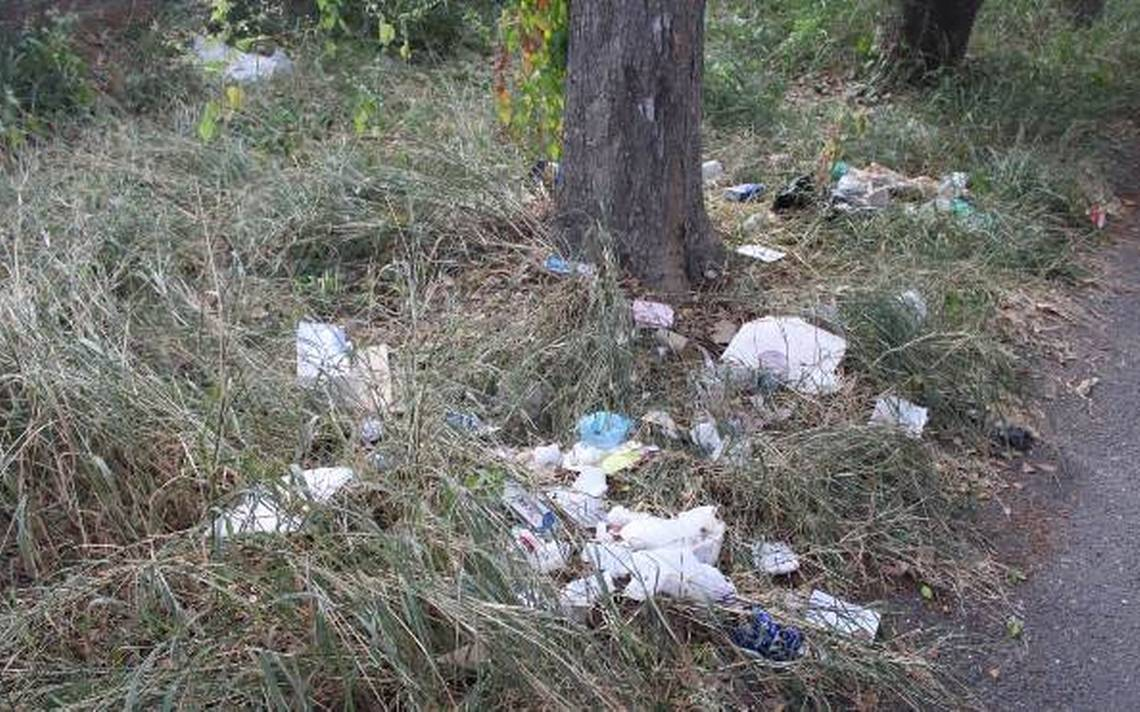
#> input picture ~Legacy/CALLEBASURA.jpg, 1140 x 712 px
$ python Filtro_Media.py
#> lines starting #> are read from the running program, lines starting #| are printed output that depends on the picture
import cv2
import numpy as np
from matplotlib import pyplot as plt


imagenEntrada='CALLEBASURA.jpg'
imagenSalida= imagenEntrada.replace('.jpg', '_Filtro_Media.jpg')

def filtro_media(imagen, tamaño_ventana):
    # Aplicar el filtro de media utilizando la función cv2.blur
    imagen_filtrada = cv2.blur(imagen, (tamaño_ventana, tamaño_ventana))
    return imagen_filtrada

# Cargar la imagen
imagen = cv2.imread(imagenEntrada, cv2.IMREAD_GRAYSCALE)
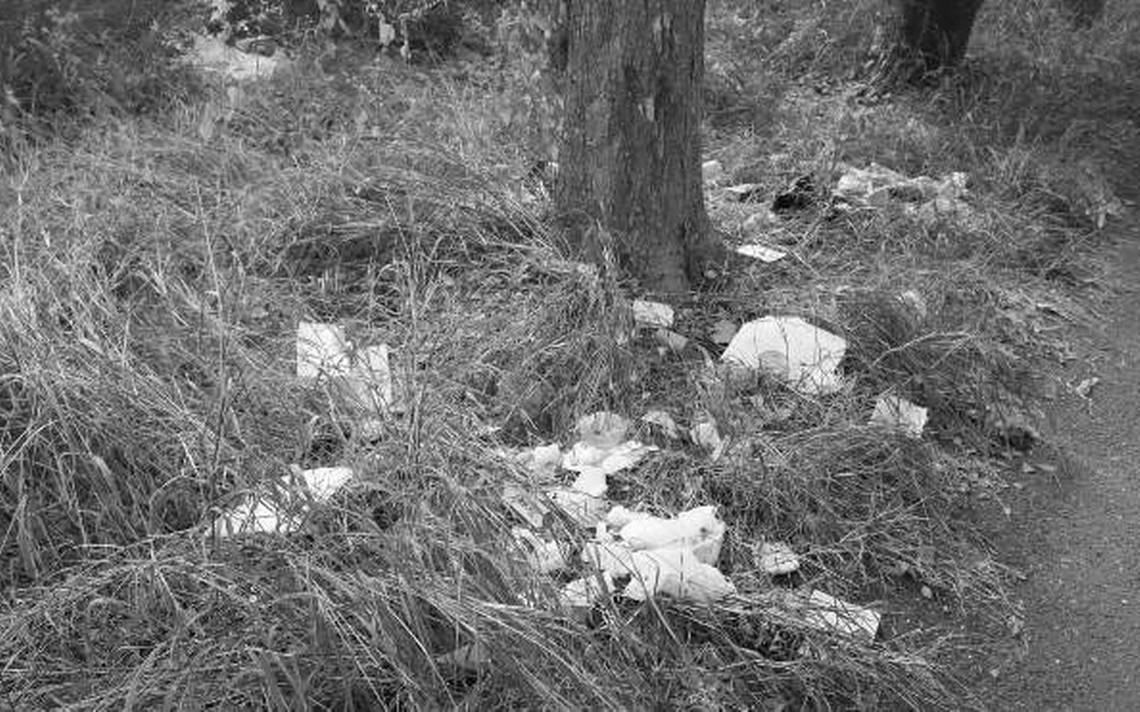
#> imagen: shape (712, 1140); min 0, max 255, mean 111.3

# Definir el tamaño de la ventana (por ejemplo, 3x3)
tamaño_ventana = 3

# Aplicar el filtro de media
imagen_filtrada = filtro_media(imagen, tamaño_ventana)

# Guardar la imagen filtrada
cv2.imwrite(imagenSalida, imagen_filtrada)

# Mostrar la imagen original y la imagen filtrada
plt.figure(figsize=(10, 5))
plt.subplot(1, 2, 1)
plt.title('Imagen Original')
plt.imshow(imagen, cmap='gray')
plt.subplot(1, 2, 2)
plt.title('Imagen Filtrada (Media)')
plt.imshow(imagen_filtrada, cmap='gray')
plt.show()
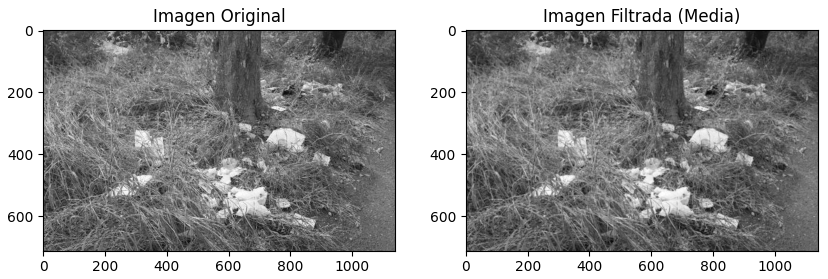
#> figure drawn by matplotlib, 2 panels

$ run again, with ~Legacy/AreasVerdes.png saved as ~Legacy/CALLEBASURA.jpg
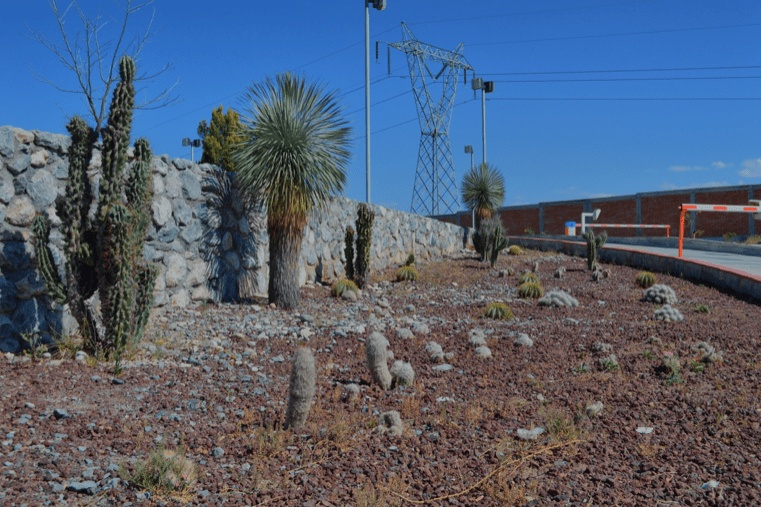
#> input picture ~Legacy/AreasVerdes.png, 761 x 507 px
#> `imagen = cv2.imread(imagenEntrada, cv2.IMREAD_GRAYSCALE)`:
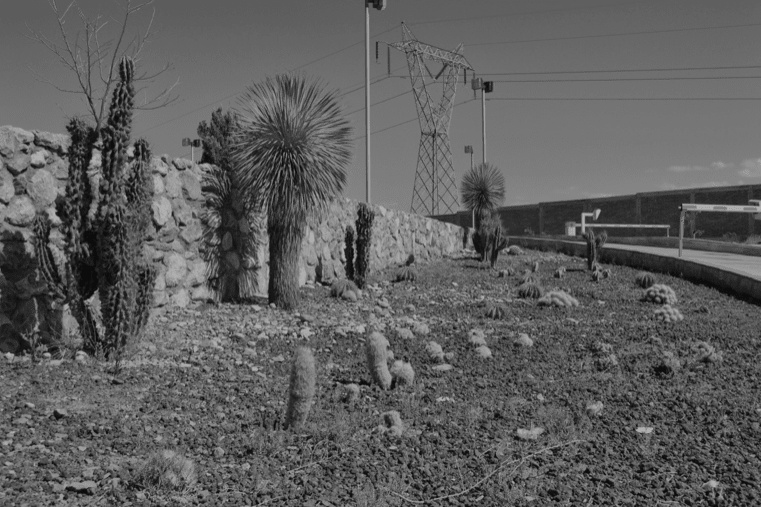
#> imagen: shape (507, 761); min 5, max 181, mean 94.5
#> `plt.show()`:
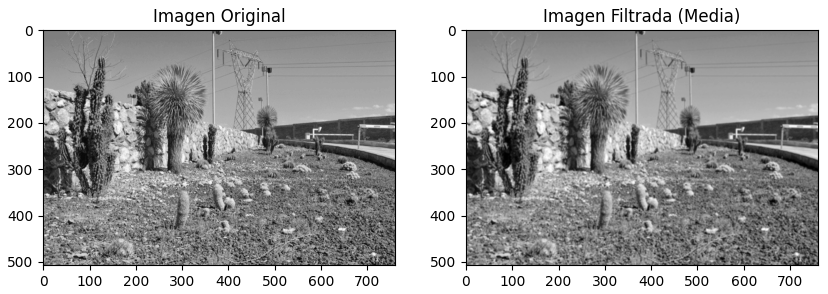
#> figure drawn by matplotlib, 2 panels

$ run again, with ~Legacy/areaderiesgo.jpeg copied over ~Legacy/CALLEBASURA.jpg
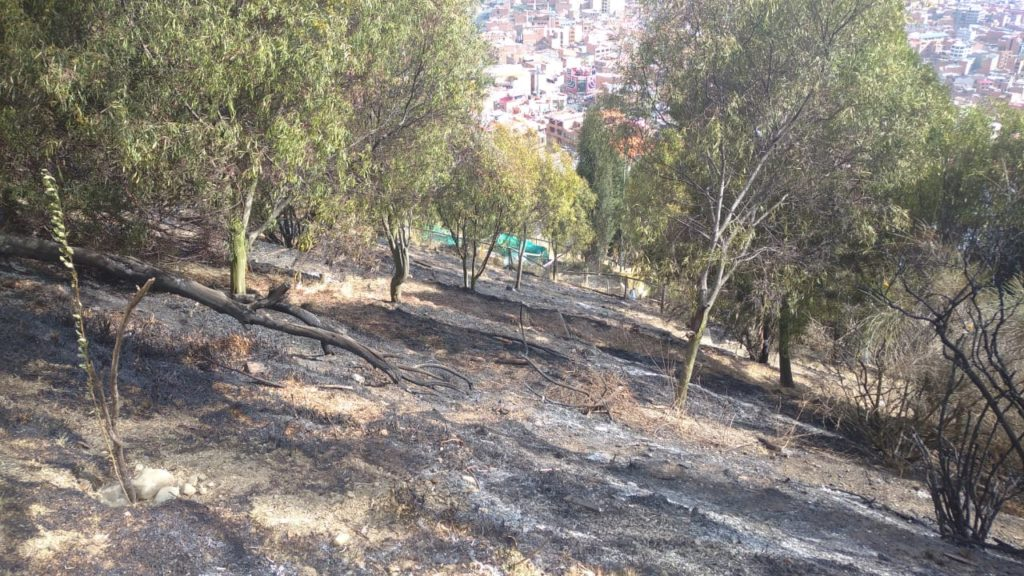
#> input picture ~Legacy/areaderiesgo.jpeg, 1024 x 576 px
#> `imagen = cv2.imread(imagenEntrada, cv2.IMREAD_GRAYSCALE)`:
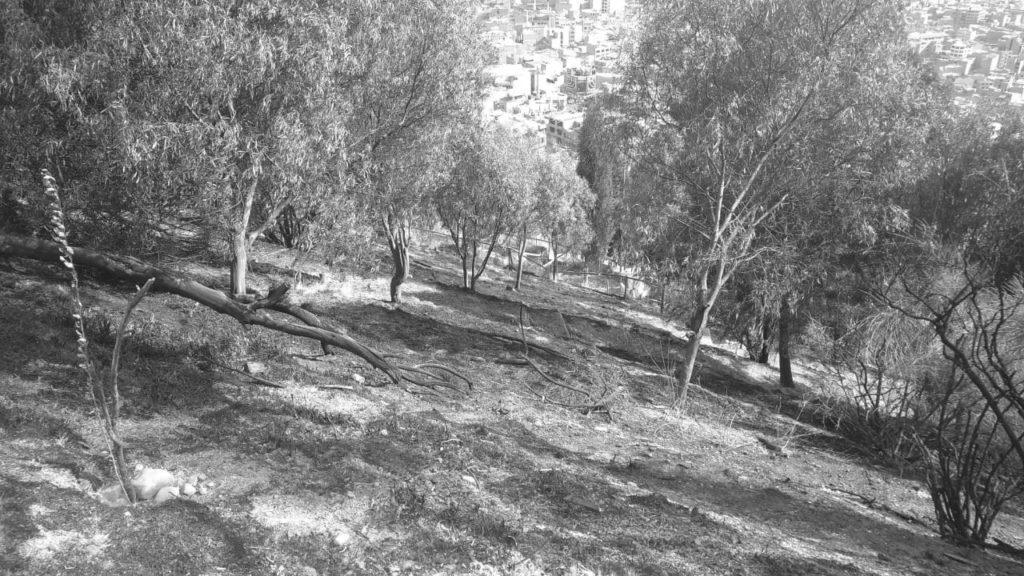
#> imagen: shape (576, 1024); min 23, max 255, mean 126.2
#> `plt.show()`:
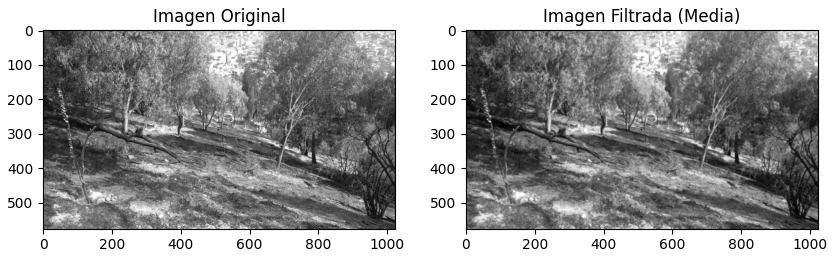
#> figure drawn by matplotlib, 2 panels
